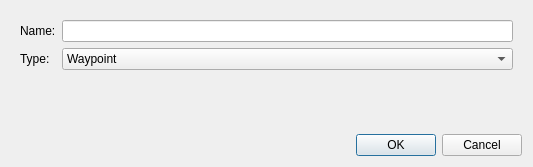
<?xml version="1.0" encoding="UTF-8"?>
<ui version="4.0">
 <class>Dialog</class>
 <widget class="QDialog" name="Dialog">
  <property name="windowModality">
   <enum>Qt::ApplicationModal</enum>
  </property>
  <property name="geometry">
   <rect>
    <x>0</x>
    <y>0</y>
    <width>533</width>
    <height>167</height>
   </rect>
  </property>
  <property name="windowTitle">
   <string>New Task</string>
  </property>
  <layout class="QVBoxLayout" name="verticalLayout">
   <item>
    <widget class="QWidget" name="widget" native="true">
     <layout class="QFormLayout" name="formLayout">
      <item row="0" column="0">
       <widget class="QLabel" name="label">
        <property name="text">
         <string>Name:</string>
        </property>
       </widget>
      </item>
      <item row="0" column="1">
       <widget class="QLineEdit" name="nameText"/>
      </item>
      <item row="1" column="0">
       <widget class="QLabel" name="label_2">
        <property name="text">
         <string>Type:</string>
        </property>
       </widget>
      </item>
      <item row="1" column="1">
       <widget class="QComboBox" name="typeList">
        <property name="sizePolicy">
         <sizepolicy hsizetype="MinimumExpanding" vsizetype="Fixed">
          <horstretch>0</horstretch>
          <verstretch>0</verstretch>
         </sizepolicy>
        </property>
        <item>
         <property name="text">
          <string>Waypoint</string>
         </property>
        </item>
        <item>
         <property name="text">
          <string>Survey</string>
         </property>
        </item>
        <item>
         <property name="text">
          <string>Circle</string>
         </property>
        </item>
       </widget>
      </item>
     </layout>
    </widget>
   </item>
   <item>
    <widget class="QDialogButtonBox" name="buttons">
     <property name="standardButtons">
      <set>QDialogButtonBox::Cancel|QDialogButtonBox::Ok</set>
     </property>
    </widget>
   </item>
  </layout>
 </widget>
 <resources/>
 <connections/>
</ui>
